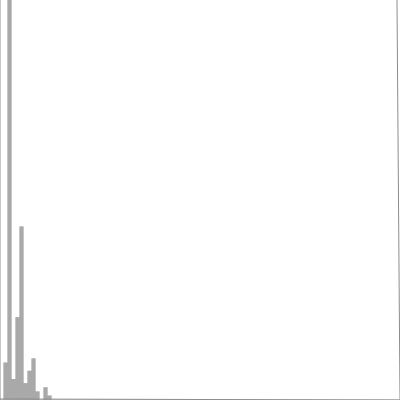
Frame 1 (no input)
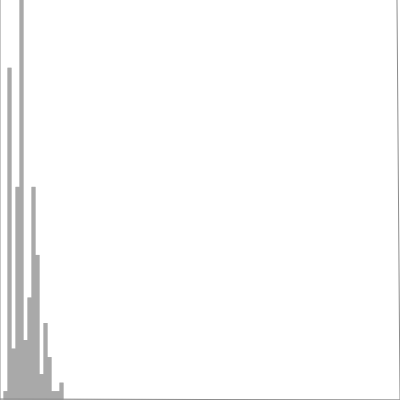
Frame 2 (the mouse pressed at the canvas centre, redrawn once)

The p5.js sketch that drew these frames (run headless with seeded random() and noise() and a simulated clock; the mouse was pressed at the canvas centre and the sketch redrawn once):

// p5.js sketch
// ── sketch.js
var bestPhrase;
var allPhrases;
var stats;
var graphText;

var graphHeight;
var graphWidth;
var percentagePrecision;

var target;
var popmax;
var mutationRate;
var population;

var firstRun = true;

function setup() {
    bestPhrase = createP("Best phrase: ");
    bestPhrase.class("best");
    bestPhrase.position(10,0);

    allPhrases = createP("All phrases: ");
    allPhrases.position(600, 10);
    allPhrases.class("all");

    stats = createP("Stats");
    stats.class("stats");
    stats.position(10, 250);

    graphText = createP("fitness distribution: ");
    graphText.class("graph");
    graphText.position(10, 450);

    graphHeight = 400;
    graphWidth = 400;
    percentagePrecision = 1;
    target = "To be or not to be.";
    popmax = 200;
    mutationRate = 0.01;

    createCanvas(graphWidth,graphHeight).position(0,520);

    population = new Population(target, mutationRate, popmax);
}

function draw() {

    if(firstRun) {
      noLoop();
      firstRun = false;
    }

    population.nextGeneration();

    population.calcFitness();

    population.evaluate();

    if (population.isFinished()) {
      noLoop();
    }

    displayInfo();
    drawGraph(population, graphWidth, graphHeight, percentagePrecision);
}

function displayInfo() {
    var answer = population.getBest();
    bestPhrase.html("Best phrase:<br>" + answer);

    var statstext = "total generations:     " + population.getGenerations() + "<br>";
    statstext += "average fitness:       " + nf(population.getAverageFitness()) + "<br>";
    statstext += "total population:      " + popmax + "<br>";
    statstext += "mutation rate:         " + floor(population.mutationRate * 100) + "%";

    stats.html(statstext);

    allPhrases.html("All phrases:<br>" + population.allPhrases());
}

function mousePressed() {
  loop();
}

function mouseReleased() {
  noLoop();
}

// ── distribution.js
function getPopulationWin(population, min_fitness, max_fitness) {
    var selectedPop = 0;

    for (var i = 0; i < population.size(); i++) {
        fitness = population.creatureAt(i).fitness;
        if (fitness > min_fitness && fitness <= max_fitness)
            selectedPop++;
    }
    return selectedPop / population.size();
}

function drawGraph(population, width, height, percentagePrecision) {
    background(255);
    stroke(140);
    line(0, height, 0, 0);
    line(width, height, width - 3, 0);
    line(0, height - 1, width, height);

    var dist_array = [];
    var max_percent = 0;
    var amp_factor = 1;

    for (var i = 0; i <= 100 - percentagePrecision; i += percentagePrecision) {
        var new_percentage = getPopulationWin(population, i / 100, (i + percentagePrecision) / 100);
        dist_array.push(new_percentage);
        if(max_percent < new_percentage) {
          max_percent = new_percentage;
        }
    }
    amp_factor = 1 / max_percent;

    var pixelsPerBar = floor(width / (100 / percentagePrecision));
    var index = -1;
    for (i = 0; i < width; i++) {
        if (i % pixelsPerBar === 0) {
            index++;
        }
        line(i, height, i, height * (1 - dist_array[index] * amp_factor));
    }
}

// ── dna.js
function newChar() {
    var c = floor(random(63, 123));
    if (c === 63) c = 32;
    if (c === 64) c = 46;

    return String.fromCharCode(c);
}

function DNA(length) {
    this.genes = [];
    this.fitness = 0;

    for (var i = 0; i < length; i++) {
        this.genes[i] = newChar();
    }

    this.getPhrase = function() {
        return this.genes.join("");
    };

    this.calcFitness = function(target) {
        /*var score = 0;
        for (var i = 0; i < this.genes.length; i++) {
            if (this.genes[i] == target.charAt(i)) {
                score++;
              }
        }

        this.fitness = score / target.length;*/

       var score = 0.001;
       var factor = 1;
       for (var i = 0; i < this.genes.length; i++) {
         var gene = this.getPhrase().charCodeAt(i);
         var targetGene = target.charCodeAt(i);
         var similarity = abs(targetGene - gene);
         score += 60 - similarity;

         if (this.genes[i] == target.charAt(i)) {
           factor++;
         }
       }

       if(factor == target.length + 1) this.fitness = 1;
       else this.fitness = (score * factor / target.length) / (60 * target.length);
    };

    this.crossover = function(partner) {
        var child = new DNA(this.genes.length);

        var midpoint = floor(random(1, this.genes.length));
        for (var i = 0; i < this.genes.length; i++) {
            if (i < midpoint) child.genes[i] = this.genes[i];
            else child.genes[i] = partner.genes[i];
        }

        return child;
    };

    this.mutate = function(mutationRate) {
        for (var i = 0; i < this.genes.length; i++) {
            if (random(1) < mutationRate)
                this.genes[i] = newChar();
        }
    };
}

// ── population.js
function Population(_targetPhrase, _mutationRate, popSize) {
    this.population = [];
    this.generations = 0;
    this.finished = false;
    this.target = _targetPhrase;
    this.mutationRate = _mutationRate;
    this.perfectScore = 1;
    this.best = "";
    this.maxFitness = 0;

    for (var i = 0; i < popSize; i++) {
        this.population[i] = new DNA(this.target.length);
    }

    this.calcFitness = function() {
        this.maxFitness = 0;
        for (var i = 0; i < this.population.length; i++) {
            this.population[i].calcFitness(this.target);
            if(this.population[i].fitness > this.maxFitness)
              this.maxFitness = this.population[i].fitness;
        }
    };
    this.calcFitness();

    this.acceptReject = function() {
        while (true) {
            var index = floor(random(this.population.length));
            var partner = this.population[index];
            var rfit = random(this.maxFitness);
            if (rfit < partner.fitness)
                return partner;
        }
    };

    this.nextGeneration = function() {
        var newGeneration = [];

        for (var i = 0; i < this.population.length; i++) {
            var partnerA = this.acceptReject();
            var partnerB = this.acceptReject();
            var child = partnerA.crossover(partnerB);
            child.mutate(this.mutationRate);

            newGeneration[i] = child;
        }

        this.population = newGeneration;
        this.generations++;
    };

    this.getBest = function() {
        return this.best;
    };

    this.evaluate = function() {
        var bestScore = 0.0;
        var index = 0;

        for (var i = 0; i < this.population.length; i++) {
            if (this.population[i].fitness > bestScore) {
                bestScore = this.population[i].fitness;
                index = i;
            }
        }

        this.best = this.population[index].getPhrase();
        if (bestScore == this.perfectScore) {
            this.finished = true;
        }
    };

    this.isFinished = function() {
        return this.finished;
    };

    this.getGenerations = function() {
        return this.generations;
    };

    this.getAverageFitness = function() {
        total = 0;
        for (var i = 0; i < this.population.length; i++) {
            total += this.population[i].fitness;
        }

        return total / this.population.length;
    };

    this.allPhrases = function() {
        var everything = "";
        var displayLimit = min(this.population.length, 50);

        for (var i = 0; i < displayLimit; i++) {
            everything += this.population[i].getPhrase() + "<br>";
        }

        return everything;
    };

    this.size = function() {
      return this.population.length;
    };

    this.creatureAt = function(i) {
      return this.population[i];
    };
}

// ── style.css
.stats, .all, .best, .graph {
  font-family: "Courier";
}

.stats, .graph {
  font-size: 24;
}

.best {
  font-size: 48;
}
